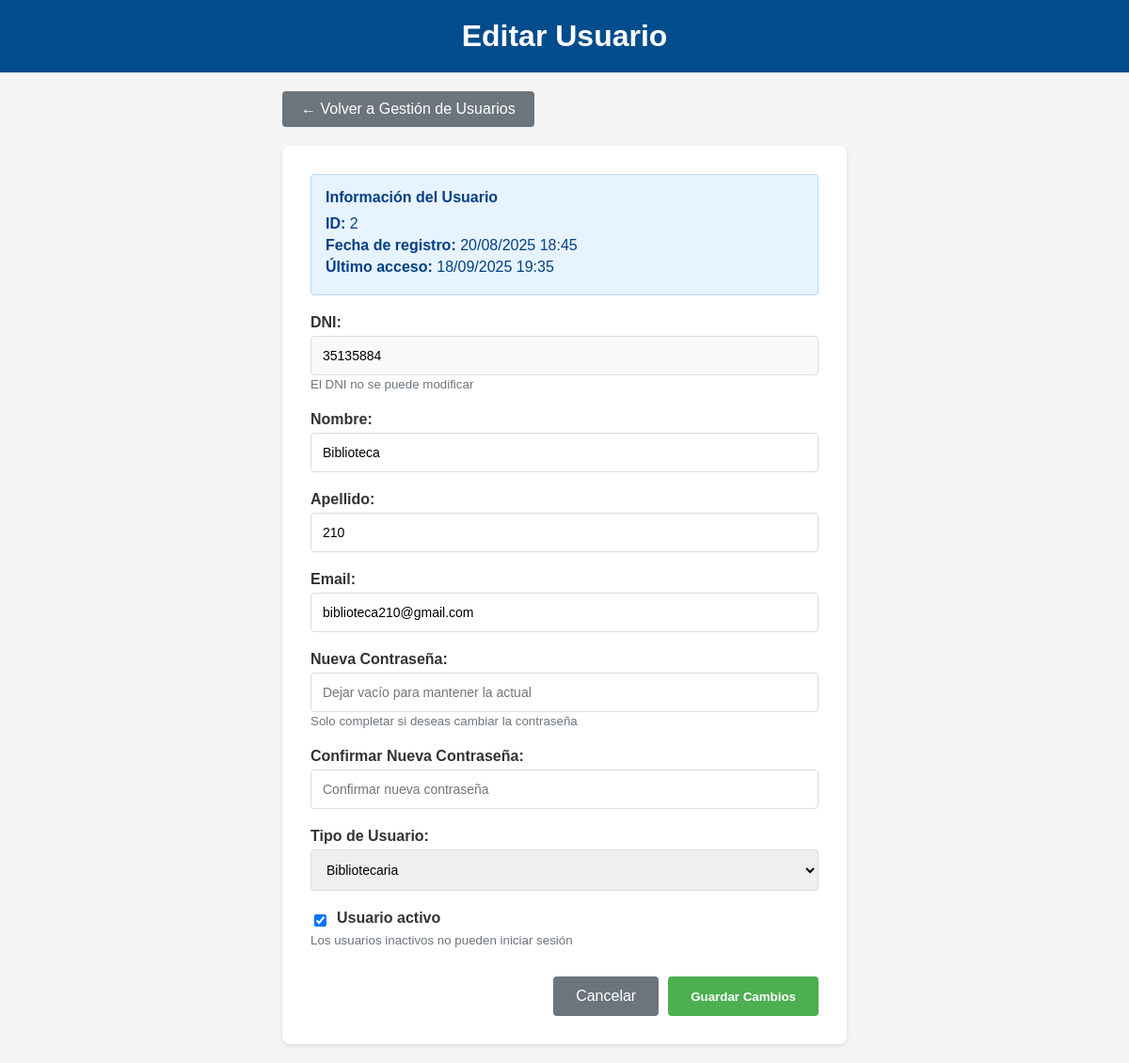
Before: /libros/editar-usuario/2/ (signed in) with the older database file.
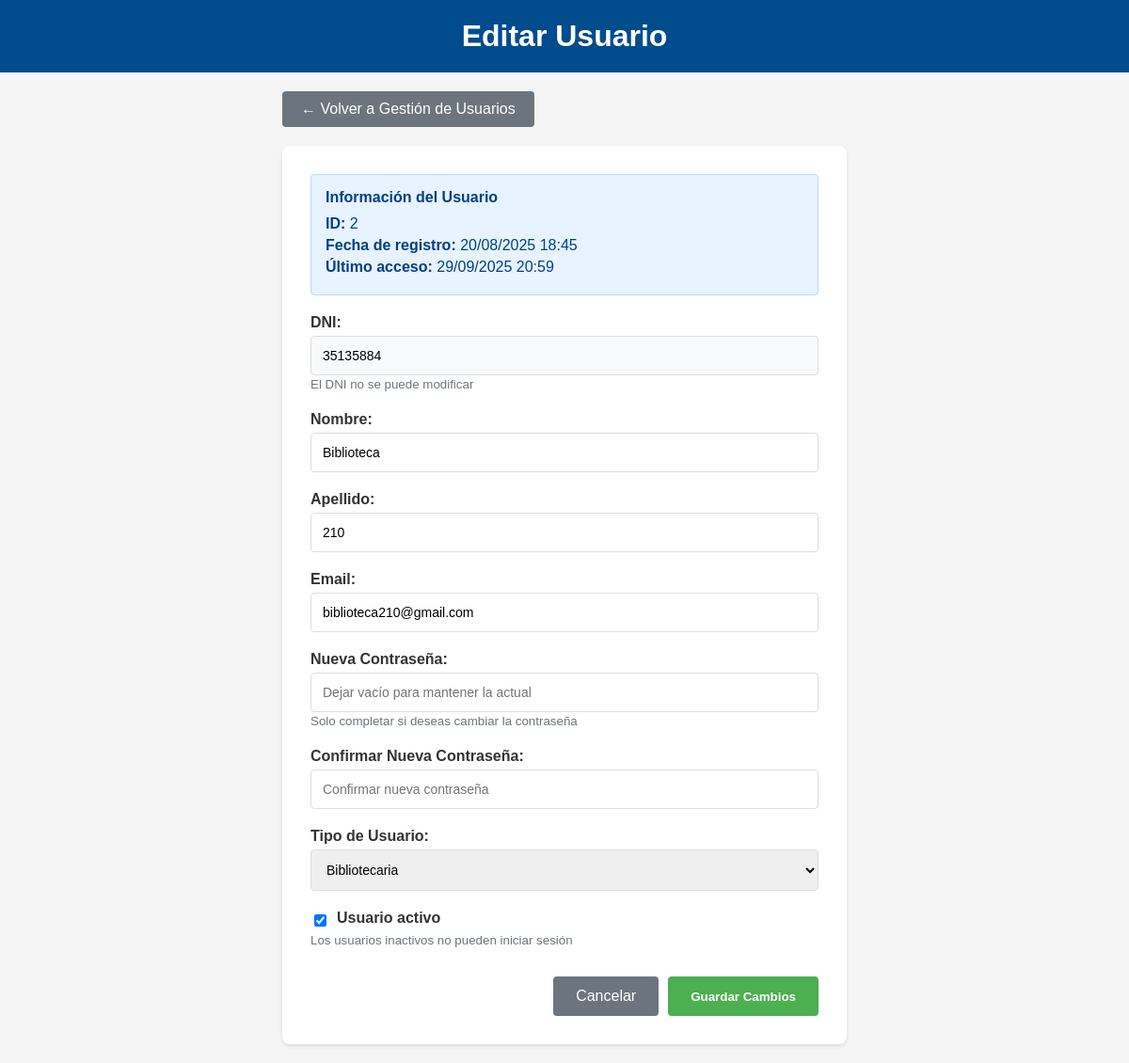
After: the same page with the newer database file.
### libros/models.py (models this page shows, shortened)
class Usuario(AbstractBaseUser, PermissionsMixin):
    PERFIL_CHOICES = (
        ('alumno', 'Alumno'),
        ('bibliotecaria', 'Bibliotecaria'),
        ('docente', 'Docente'),
    )
    dni_validator = RegexValidator(
        regex=r'^\d{7,8}$',
        message='El DNI debe tener entre 7 y 8 dígitos.'
    )
    dni = models.CharField(max_length=8, unique=True, validators=[dni_validator])
    nombre = models.CharField(max_length=100)
    apellido = models.CharField(max_length=100)
    email = models.EmailField(unique=True)
    perfil = models.CharField(max_length=20, choices=PERFIL_CHOICES, default='alumno')
    fecha_registro = models.DateTimeField(auto_now_add=True)
    is_active = models.BooleanField(default=True)
    is_staff = models.BooleanField(default=False)
    objects = CustomUserManager()
    USERNAME_FIELD = 'dni'
    REQUIRED_FIELDS = ['nombre', 'apellido', 'email']

### libros/views.py (the view)
    def _wrapped_view(request, *args, **kwargs):
        if not request.user.is_authenticated:
            return redirect('login')
        if not hasattr(request.user, 'es_bibliotecaria') or not request.user.es_bibliotecaria:
            messages.error(request, 'No tienes permisos para acceder a esta página.')
            return redirect('lista_libros')
        return view_func(request, *args, **kwargs)

### libros/views.py (called while the page is built, shortened)
def bibliotecaria_required(view_func):
    def _wrapped_view(request, *args, **kwargs):
        if not request.user.is_authenticated:
            return redirect('login')
        if not hasattr(request.user, 'es_bibliotecaria') or not request.user.es_bibliotecaria:
            messages.error(request, 'No tienes permisos para acceder a esta página.')
            return redirect('lista_libros')
        return view_func(request, *args, **kwargs)
    return _wrapped_view

@bibliotecaria_required
def editar_usuario(request, usuario_id):
    usuario = get_object_or_404(Usuario, id=usuario_id)
    context = {'usuario': usuario}
    return render(request, 'libros/editar_usuario.html', context)

### libros/templates/libros/editar_usuario.html (shortened to what this page needs)
<!DOCTYPE html>
<html lang="es">
<head>
    {% load static %}
</head>
<body>
    <header>
        <h1>Editar Usuario</h1>
    </header>
    <div class="container">
        <a href="{% url 'gestion_usuarios' %}" class="back-btn">← Volver a Gestión de Usuarios</a>
        <div class="form-container">
            <div class="info-card">
                <h4>Información del Usuario</h4>
                <p><strong>ID:</strong> {{ usuario.id }}</p>
                <p><strong>Fecha de registro:</strong> {{ usuario.fecha_registro|date:"d/m/Y H:i" }}</p>
                <p><strong>Último acceso:</strong>
                    {% if usuario.last_login %}
                        {{ usuario.last_login|date:"d/m/Y H:i" }}
                    {% else %}
                        Nunca
                    {% endif %}
                </p>
            </div>
            <form id="formEditarUsuario">
                <div class="form-group">
                    <label for="dni">DNI:</label>
                    <input type="text" id="dni" name="dni" value="{{ usuario.dni }}" readonly style="background-color: #f8f9fa;">
                    <small style="color: #6c757d;">El DNI no se puede modificar</small>
                </div>
                <div class="form-group">
                    <label for="nombre">Nombre:</label>
                    <input type="text" id="nombre" name="nombre" value="{{ usuario.nombre }}" required>
                </div>
                <div class="form-group">
                    <label for="apellido">Apellido:</label>
                    <input type="text" id="apellido" name="apellido" value="{{ usuario.apellido }}" required>
                </div>
                <div class="form-group">
                    <label for="email">Email:</label>
                    <input type="email" id="email" name="email" value="{{ usuario.email }}" required>
                </div>
                <div class="form-group">
                    <label for="password">Nueva Contraseña:</label>
                    <input type="password" id="password" name="password" placeholder="Dejar vacío para mantener la actual">
                    <small style="color: #6c757d;">Solo completar si deseas cambiar la contraseña</small>
                </div>
                <div class="form-group">
                    <label for="password_confirm">Confirmar Nueva Contraseña:</label>
                    <input type="password" id="password_confirm" name="password_confirm" placeholder="Confirmar nueva contraseña">
                </div>
              <div class="form-group">
                    <label for="perfil">Tipo de Usuario:</label>
                    <select id="perfil" name="perfil" required>
                        <option value="bibliotecaria" {% if usuario.perfil == 'bibliotecaria' %}selected{% endif %}>Bibliotecaria</option>
                    </select>
                </div>
                <div class="form-group">
                    <div class="checkbox-group">
                        <input type="checkbox" id="is_active" name="is_active" {% if usuario.is_active %}checked{% endif %}>
                        <label for="is_active">Usuario activo</label>
                    </div>
                    <small style="color: #6c757d;">Los usuarios inactivos no pueden iniciar sesión</small>
                </div>
                <div class="form-actions">
                    <a href="{% url 'gestion_usuarios' %}" class="btn-cancel">Cancelar</a>
                    <button type="submit" class="btn-primary">Guardar Cambios</button>
                </div>
            </form>
        </div>
    </div>
</body>
</html>

Changed rows visible on the page:
changed Usuario "Biblioteca": last_login "18/09/2025 19:35" → "29/09/2025 20:59"
